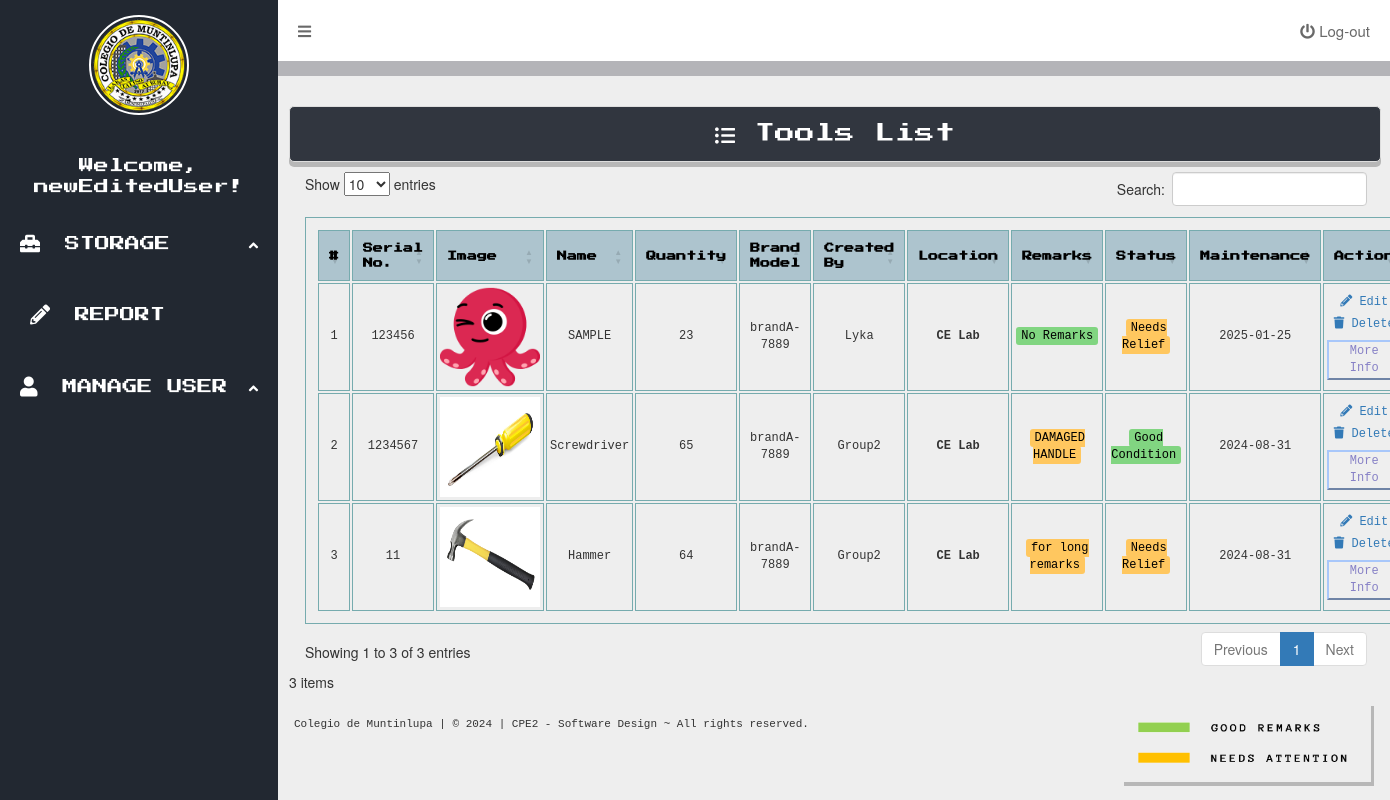
The page /view-tools.php (signed in) on the database its author committed.
### tables this page shows
CREATE TABLE `tools` (
  `equip_name` varchar(300) NOT NULL,
  `img` varchar(100) NOT NULL,
  `quantity` int(11) NOT NULL,
  `created_at` datetime DEFAULT NULL,
  `created_by` varchar(300) NOT NULL,
  `updated_at` datetime DEFAULT NULL,
  `status` varchar(300) NOT NULL,
  `ID` int(11) NOT NULL,
  `serial_num` int(11) NOT NULL,
  `brand_model` varchar(255) NOT NULL,
  `maintenance` date DEFAULT NULL,
  `location` varchar(300) DEFAULT NULL,
  `remarks` varchar(300) DEFAULT NULL,
  `acquisition_date` date DEFAULT NULL
);

CREATE TABLE `users` (
  `ID` int(11) NOT NULL,
  `name` varchar(30) DEFAULT NULL,
  `password` varchar(300) DEFAULT NULL,
  `email` varchar(30) DEFAULT NULL,
  `created_at` datetime DEFAULT NULL,
  `updated_at` datetime DEFAULT NULL
);

### partials/moreInfoT.php (called while the page is built, shortened)
<?php
$index = 0;
?>

### database/show.php (called while the page is built)
<?php
	include('connection.php');
	$table_name = $_SESSION['table'];
	$stmt = $conn->prepare("SELECT * FROM $table_name ORDER BY created_at DESC");
	$stmt->execute();
	$stmt->setFetchMode(PDO::FETCH_ASSOC);
	return $stmt->fetchAll();
?>

### view-tools.php (the view, shortened to what this page needs)
<?php
    $tools = include('database/show.php');
?>
<!DOCTYPE html>
<html>
<head>
    <?php include('partials/app-header-scripts.php'); ?>
    <link rel="stylesheet" href="https://cdn.datatables.net/1.13.4/css/dataTables.bootstrap5.min.css" />
</head>
<body>
<div class ="dashboard-container" id="dashboard_container">
    <?php include('partials/app-sidebar.php')?>
    <div class="content-container" id="content_container">
        <?php include('partials/app-topNav.php')?>
        <div class="content">
            </div>
                <div class="row">
                    <div class="column column-12">
                        <h2 class="AddUserHeader"><i class = "fas fa-list-ul"></i> Tools List</h2>
                        <div class="AddUserContent">
                            <div class="Users">
                                <table id = "toolsTable" style="
                                border: 1px solid #9f9e85 ;
                                padding: 3px ;
                                margin-top: 25px ;
                                font-family: monospace ;
                                border-collapse: separate;
                                border-spacing: 2px;
                                text-align: center;
                                width: 100%;">
                                    <thead style="text-align: center;">
                                        <tr>
                                       <th>#</th>
                                        <th>Serial No.</th>
                                        <th>Image</th>
                                        <th>Name</th>
                                        <th>Quantity</th>
                                        <th>Brand Model</th>
                                        <th>Created By</th>
                                        <th>Location</th>
                                        <th>Remarks</th>
                                        <th>Status</th>
                                        <th>Maintenance</th>
                                        <th>Action</th>
                                        </tr>
                                    </thead>
                                    <tbody>
                                        <?php foreach ($tools as $index => $tool) { ?>
                                            <tr>
                                                <td><?= $index + 1 ?></td>
                                                <td class="serial_num"><?= $tool['serial_num'] ?></td>
                                                <td class="img">
                                                    <img class="equip_img" src="uploads/tools/<?= $tool['img'] ?>" >
                                                </td>
                                                <td class="equip_name"><?= $tool['equip_name'] ?></td>
                                                <td class="quantity"><?= $tool['quantity'] ?></td>
                                                <td class="brand_model"><?= $tool['brand_model'] ?></td>
                                                <td>
                                                    <?php
                                                    $equipId = $tool['created_by'];
                                                    $stmt = $conn->prepare("SELECT * FROM users WHERE id =  $equipId");
                                                    if ($stmt->execute()) {
                                                        $row = $stmt->fetch(PDO::FETCH_ASSOC);
                                                        if ($row) {
                                                            $created_by_name = $row['name'];
                                                            echo $created_by_name;
                                                        } else {
                                                            echo "User Not Found";
                                                        }
                                                    } else {
                                                        echo "User Not Found";
                                                    }
                                                ?>
                                                </td>
                                                <td class= "location" style="font-weight: bold;"><?= $tool['location'] ?></td>
                                                <td class="remarks">
                                                <?php if ($tool['remarks'] == 'No Remarks'): ?>
                                                    <span class="status-green" ><?= htmlspecialchars($tool['remarks']) ?></span>
                                                <?php else: ?>
                                                    <span class="status-orange"><?= htmlspecialchars($tool['remarks']) ?></span>
                                                <?php endif; ?>
                                            </td>
                                                <td class="status">
                                                <?php if ($tool['status'] == 'Good Condition'): ?>
                                                    <span class="status-green"><?= $tool['status'] ?></span>
                                                <?php elseif ($tool['status'] == 'Needs Relief'): ?>
                                                    <span class="status-orange"><?= $tool['status'] ?></span>
                                                <?php else: ?>
                                                    <?= $tool['status'] ?>
                                                <?php endif; ?>
                                            </td>
                                                <td><?= $tool['maintenance'] ?></td>
                                                <td class="action">
                                                    <div class = "updateUser">
                                                    <a href="#" class="updateEquip" data-equipid="<?= $tool['ID'] ?>" data-serialnum="<?= $tool['serial_num'] ?>">
                                                        <i class="fas fa-pencil-alt"></i> Edit</a> </div>
                                                    <div class="deleteUser">
                                                    <a href="#" class="deleteEquip" data-equipname="<?= $tool['equip_name'] ?>" data-equipid="<?= $tool['ID'] ?>">
                                                        <i class="fas fa-trash"></i> Delete</a> </div>
                                                        <button type="submit" class="moreInfoBtn" style="border-color:#a8c7fa; color:#8781c6; margin-top: 7px;"
                                                    onclick="openPopup()">More Info</button>
                                                    <?php include('partials/moreInfoT.php')?>
                                                </td>
                                            </tr>
                                        <?php } ?>
                                    </tbody>
                                </table>
                                <p class = "equip_count"><?= count($tools) ?> items </p>
                            </div>
                            <div class="legend">
                                <img src="pics/legend.png" alt="legend.png">
                            </div>
                            <div class="credits" id="credits">
                            <p>Colegio de Muntinlupa | © 2024 | CPE2 - Software Design ~ All rights reserved.</p>
                            </div>
                        </div>
                    </div>
                </div>
    </div>
</div>
<?php include('partials/app-scripts.php'); ?>
</body>
</html>

### partials/app-header-scripts.php (shortened to what this page needs)
<link rel="stylesheet" href="https://cdnjs.cloudflare.com/ajax/libs/font-awesome/5.15.4/css/all.min.css">
<link rel="stylesheet" href="https://cdnjs.cloudflare.com/ajax/libs/bootstrap3-dialog/1.35.4/css/bootstrap-dialog.min.css" />
<link rel="stylesheet" type="text/css" href="css/dashboard.css?v=<?=time();?>">
<link rel="stylesheet" href="https://cdn.datatables.net/1.13.4/css/dataTables.bootstrap5.min.css" />
<link rel="stylesheet" href="https://cdn.jsdelivr.net/npm/flatpickr/dist/flatpickr.min.css">
<link href="
https://cdn.jsdelivr.net/npm/sweetalert2@11.10.8/dist/sweetalert2.min.css
" rel="stylesheet">

### partials/app-sidebar.php (shortened to what this page needs)
<?php
$user = $_SESSION['user'];
?>
<div class="sidebar" id="sidebar">
        <div class="logo" id="logo">
            <img src="pics/cdm_logo.png" alt = "cdm logo" id="cdm_logo">
        </div>
        <div class="sidebar-user" id = "sidebar_user">
            <p id = "sidebar_user_p"> Welcome, <?= $user['name'] ?>!</p>
        </div>
        <ul class="menu-lists">
            <li class="liMainMenu">
                <a href="javascript:void(0);" class="showHideSubMenu"><i class="fas fa-toolbox showHideSubMenu" ></i><span class = "menuText showHideSubMenu" > Storage</span>
                    <i class="fas fa-angle-up menuArrowIcon showHideSubMenu" ></i></a>
            </li>
            <li class="liMainMenu showHideSubMenu" >
                <a href="./report.php" style="padding: 10px 10px;"><i class="fas fa-pencil-alt"></i><span class = "menuText"> Report</span></a>
            </li>
            <li class="liMainMenu showHideSubMenu">
                <a href="javascript:void(0);" class="showHideSubMenu"><i class="fas fa-user showHideSubMenu" ></i><span class = "menuText showHideSubMenu" > Manage User</span>
                    <i class="fas fa-angle-up menuArrowIcon showHideSubMenu" ></i></a>
            </li>
        </ul>
</div>

### partials/app-topNav.php
<div class="content-topNav">
            <a href="" id="toggleBtn"><i class="fas fa-bars"></i></a>
            <a href="database/logOut.php" id="logoutBtn" class="logoutSign"><i class="fas fa-power-off"></i> Log-out</a>
</div>

### partials/app-scripts.php (shortened to what this page needs)
<link rel="stylesheet" href="https://maxcdn.bootstrapcdn.com/bootstrap/3.3.7/css/bootstrap.min.css">
<link rel="stylesheet" href="https://maxcdn.bootstrapcdn.com/bootstrap/3.3.7/css/bootstrap-theme.min.css">

### css/dashboard.css (style rules this page uses)
body { margin: 0 auto; font-family: "press Start 2P"; }
h2 { font-family: "press Start 2P"; }
div.dashboard-container { display: flex; flex-direction: row; min-height: 100vh; }
button { font size:30px; }
.sidebar { width: 20%; background: #222831; height: 100vh; font-family: "press Start 2P"; transition: 0.5s all; position: fixed; top: 0; left: 0; font-size: 30px; }
.content-container { width: 80%; background: #EEEEEE ; flex-direction: column; margin-left: auto; transition: 0.5s; }
div.logo { margin-top: 15px; text-align: center; }
.content { flex: 1; overflow-y: auto; padding: 10px; }
div.logo img { width: 100px; display: inline-block; border-radius: 50%; border: 2px solid white; margin: 0 auto; }
div.sidebar-user p { font-size: font-size: 13px;; margin-top: 40px; text-align: center; font-family: "press Start 2P"; font-size: 15px; color: white; }
ul.menu-lists { padding: 0px; margin-top: 15px; }
ul.menu-lists li.liMainMenu { list-style-type: none; padding: 20px 20px; font-size: 15px; text-transform: uppercase; }
ul.menu-lists li.liMainMenu a { text-decoration: none; color: white; display: block; }
ul.menu-lists li.liMainMenu a i { font-size: 20px; text-align: justify-all; }
ul.menu-lists li.liMainMenu a span { margin-left: 10px; text-align: justify-all; }
div.content-topNav { background: #ffffff; padding: 20px; }
div.content-topNav a { color: dimgray; font-size: 15px; text-decoration: none; }
a.logoutSign { float:right; }
div.content { padding: 5px; display: flex; width: 100%; height: 15px; background-color: #B4B4B8; }
div.row { display: flex !important; flex-direction: row !important; flex-wrap: wrap !important; width: 100% !important; margin-left:1px; }
div.column { width: 100%; padding: 10px; margin-right: 10px; }
h2.AddUserHeader { font-size: 20px; font-family: "press Start 2P"; color: white; text-align: center; padding: 15px 20px; background-color: #31363F; border: 1px solid #ddd; border-radius: 5px; box-shadow: 0px 5px #8888; }
td { border: 1px solid #76ABAE !important; padding: 3px !important; }
table, th { border: 1px solid #76ABAE !important; padding: 10px !important; margin-top: 15px !important; font-family: "press Start 2P"; }
table { width: 100%; text-align: center; border-spacing: 2px; }
table td { font-family: monospace; font-size: 12px; }
table th { font-size: 10px; color:#000000; background: #ADC4CE; text-align: center; }
div.updateUser { margin-bottom: 5px; }
i.menuArrowIcon { float: right; font-size: 15px !important; margin-top: 5px; }
img.equip_img { width: 100px; height: 100px; }
span.status-green { background-color: #81d581; color: black; padding: 2px 5px; border-radius: 3px; }
span.status-orange { background-color: #ffc75f; color: black; padding: 2px 5px; border-radius: 3px; }
div.credits { padding: 5px; font-size: 11px; font-family: monospace; text-align: left; margin-top: 20px; }
div.legend img { width: 250px; height: 80px; float: right; box-shadow: 3px 4px #8888; margin-right: 10px; }

### rows shown on the page
tools: serial_num "123456", img (picture), equip_name "SAMPLE", quantity "23", brand_model "brandA-7889", users.name "Lyka", location "CE Lab", remarks "No Remarks", status "Needs Relief", maintenance "2025-01-25"
tools: serial_num "1234567", img (picture), equip_name "Screwdriver", quantity "65", brand_model "brandA-7889", users.name "Group2", location "CE Lab", remarks "DAMAGED HANDLE", status "Good Condition", maintenance "2024-08-31"
tools: serial_num "11", img (picture), equip_name "Hammer", quantity "64", brand_model "brandA-7889", users.name "Group2", location "CE Lab", remarks "for long remarks", status "Needs Relief", maintenance "2024-08-31"

### other values the page prints
$user['name'] "newEditedUser"
count($tools) "3"
